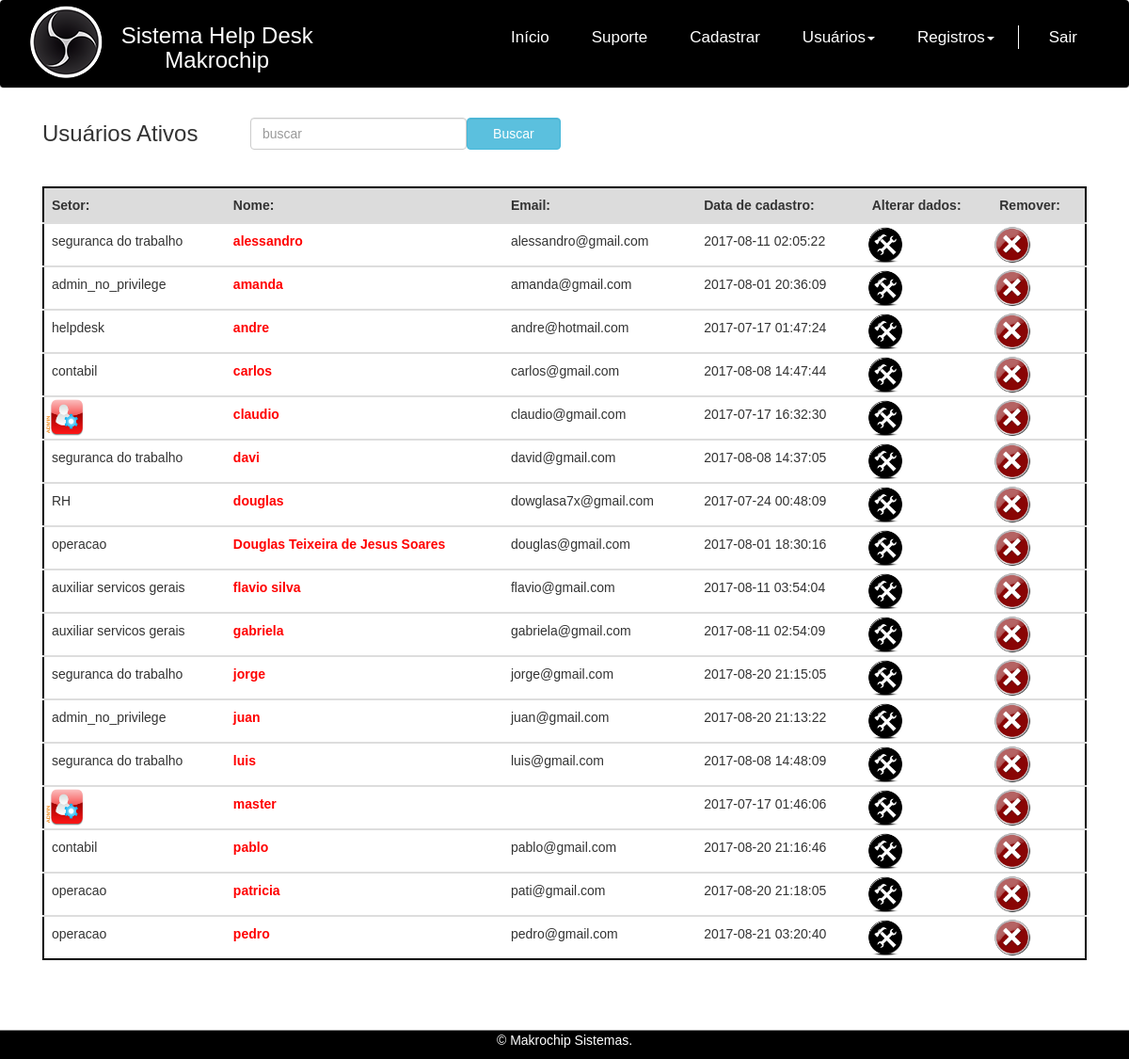
Screenshot of /usuarios.php (signed in) with the database file from the repository.
### tables this page shows
CREATE TABLE `usuario` (
  `idusuario` int(11) NOT NULL,
  `nome` varchar(50) NOT NULL,
  `email` varchar(50) NOT NULL,
  `login` varchar(50) NOT NULL,
  `senha` varchar(60) NOT NULL,
  `setor` varchar(40) NOT NULL,
  `datacadastro` datetime NOT NULL,
  `dados_status` varchar(10) NOT NULL,
  `data_exclusao` datetime NOT NULL,
  `primeira_vez` tinyint(1) NOT NULL
);

### usuarios.php (the view, shortened to what this page needs)
<?php
    include "include/header.php";
    include "include/banco.php";
?>
<div class="clear5"></div>
<section >
    <div class="container ">
        <div class="col-xs-12 col-md-12">
            <form method="post" id="document" name="document">
                <div class="form-group inline">
                    <h3 class="ajust3">Usuários Ativos</h3>
                    <input class="form-control buscar" type="search" name="buscar" placeholder="buscar">
                    <input value="Buscar" type="submit" class="btn btn-info sizebtn form-control">
                </div>
            </form>
            <div class="table-responsive">
                <form method="POST">
                    <table class=" tab table table-hover">
                        <thead>
                            <tr class="back">
                            <th>Setor: </th>
                            <th>Nome:</th>
                            <th>Email:</th>
                            <th>Data de cadastro:</th>
                            <th>Alterar dados:</th>
                            <th>Remover:</th>
                            </tr>
                        </thead>
                    <?php
                        if(empty($_POST['buscar'])){
                            $query = "select * from usuario where dados_status = 'ativo' order by nome";
                        }else{
                            $pesquisa = htmlspecialchars($_POST['buscar']);
                            $query = "select * from usuario where email like '%$pesquisa%' and dados_status = 'ativo' or nome like '%$pesquisa%' and dados_status = 'ativo'";
                        }
                        $consulta = mysqli_query($con,$query);
                        while ($usuario = mysqli_fetch_assoc($consulta)){
                            $setor = $usuario['setor'];
                            $nome = $usuario['nome'];
                            $email = $usuario['email'];
                            $data = $usuario['datacadastro'];
                            $id= $usuario['idusuario'];
                    ?>
                        <tbody>
                            <tr>
                                <td><?php if($setor=="administrativo"){echo "<img data-toggle='tooltip' data-placement='top' title='USUÁRIO ADMIN' class='icoedit' src='img/admin.jpg'"; } else { echo "$setor"; } ?></td>
                                <td><strong style="color: red;"><?php echo "$nome"; ?></strong></td>
                                <td><?php echo "$email"; ?></td>
                                <td><?php echo "$data"; ?></td>
                                <td>
                                  <a style="cursor: pointer;" data-toggle="modal" title='ALTERAR DADOS'  data-target="#janelaAlt<?php echo $id; ?>"><img class="icoedit" src="img/change.jpg"/></a>
                                </td>
                                <td><a style="cursor: pointer;"  data-toggle="modal" title='REMOVER USUARIO' data-target="#janela<?php echo $id; ?>" ><img class="icoedit" src="img/no.jpg"/></a></td>
                            </tr>
                                <?php
                                    include 'include/modalalterar-excluir.php';
                                 ?>
                        </tbody>
                    <?php
                        }
                    ?>
</section>
<div class="clear3"></div>
<?php
include "include/footer.php"; ?>

### css/estilo.css (style rules this page uses)
*,html { padding: 0; margin: 0; }
body { font-family: Arial, Tahoma, sans-serif; background: linear-gradient(60deg,white) no-repeat; background-attachment: fixed; }
.tab { border: 2px solid black; background: #fff; }
.back { border-top: 2px solid black; background:#DCDCDC; }
.clear3 { height: 85px; }
.clear5 { height: 115px; }
.ajust3 { margin-top: 4px; margin-bottom: 18px; }
img.icoedit { background: no-repeat; margin: -6px; width: 40px; height: 40px; }
.buscar { width: 230px; margin-left: 5%; }
.inline { display: flex!important; position: relative; margin-top: 10px; }
.sizebtn { text-align: center; width: 100px; }

### rows the page displays
usuario: setor "seguranca do trabalho", nome "alessandro", email "alessandro@gmail.com", datacadastro "2017-08-11 02:05:22"
usuario: setor "admin_no_privilege", nome "amanda", email "amanda@gmail.com", datacadastro "2017-08-01 20:36:09"
usuario: setor "helpdesk", nome "andre", email "andre@hotmail.com", datacadastro "2017-07-17 01:47:24"
usuario: setor "contabil", nome "carlos", email "carlos@gmail.com", datacadastro "2017-08-08 14:47:44"
usuario: nome "claudio", email "claudio@gmail.com", datacadastro "2017-07-17 16:32:30"
usuario: setor "seguranca do trabalho", nome "davi", email "david@gmail.com", datacadastro "2017-08-08 14:37:05"
usuario: setor "RH", nome "douglas", email "dowglasa7x@gmail.com", datacadastro "2017-07-24 00:48:09"
usuario: setor "operacao", nome "Douglas Teixeira de Jesus Soares", email "douglas@gmail.com", datacadastro "2017-08-01 18:30:16"
usuario: setor "auxiliar servicos gerais", nome "flavio silva", email "flavio@gmail.com", datacadastro "2017-08-11 03:54:04"
usuario: setor "auxiliar servicos gerais", nome "gabriela", email "gabriela@gmail.com", datacadastro "2017-08-11 02:54:09"
usuario: setor "seguranca do trabalho", nome "jorge", email "jorge@gmail.com", datacadastro "2017-08-20 21:15:05"
usuario: setor "admin_no_privilege", nome "juan", email "juan@gmail.com", datacadastro "2017-08-20 21:13:22"
usuario: setor "seguranca do trabalho", nome "luis", email "luis@gmail.com", datacadastro "2017-08-08 14:48:09"
usuario: nome "master", datacadastro "2017-07-17 01:46:06"
usuario: setor "contabil", nome "pablo", email "pablo@gmail.com", datacadastro "2017-08-20 21:16:46"
usuario: setor "operacao", nome "patricia", email "pati@gmail.com", datacadastro "2017-08-20 21:18:05"
usuario: setor "operacao", nome "pedro", email "pedro@gmail.com", datacadastro "2017-08-21 03:20:40"
